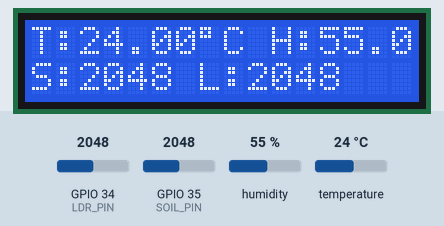
The sketch below on a simulated ESP32. On the bench: 16×2 character LCD. The test bench sets the inputs (shaded band); at power-on: humidity 55 %, GPIO 34 (LDR_PIN) = 2048, GPIO 35 (SOIL_PIN) = 2048, temperature 24 °C. What the sketch prints to the serial monitor is not drawn.

Above: at 3.2 s.
3.3 s: humidity set to 22 %
At 4.4 s:
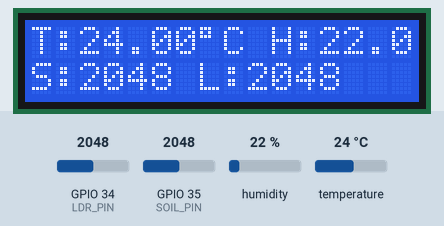
6.0 s: GPIO 34 (LDR_PIN) set to 2866
At 7.4 s:
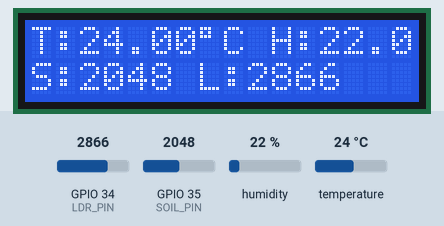
8.7 s: GPIO 35 (SOIL_PIN) set to 2866
At 10.9 s:
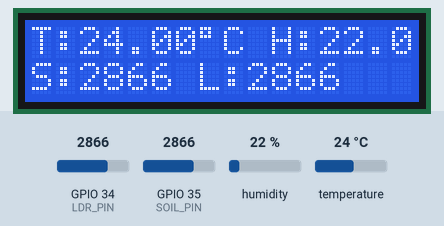
11.7 s: temperature set to 12 °C
At 12.7 s:
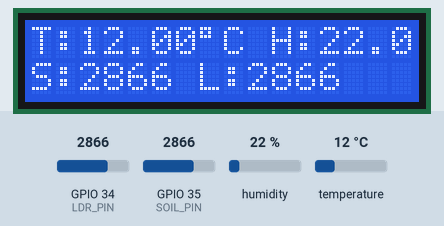
14.4 s: GPIO 34 (LDR_PIN) set to 3972
At 17.4 s:
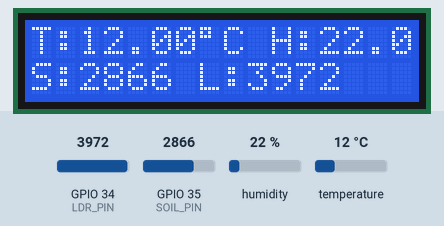
17.8 s: GPIO 35 (SOIL_PIN) set to 3972
At 19.1 s:
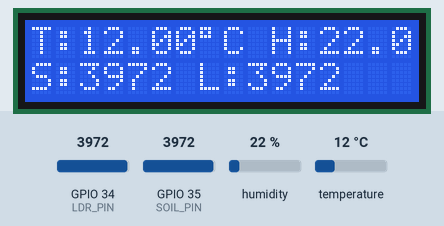
Timing chart, 0 to 20.8 s (numbered marks = the images above; inputs shaded):
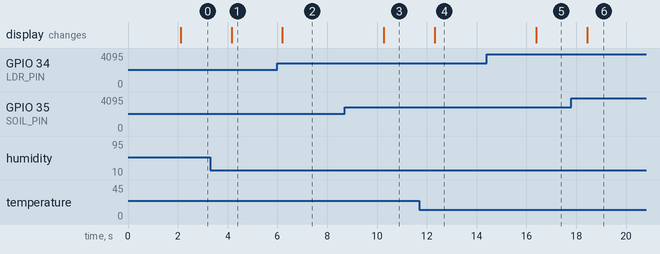

Measured:
- after the input at 3.3 s, the display: changes after 0.86 s (image 1)
- after the input at 6.0 s, the display: changes after 0.20 s (image 2)
- after the input at 8.7 s, the display: changes after 1.6 s (image 3)
- after the input at 11.7 s, the display: changes after 0.62 s (image 4)
- after the input at 14.4 s, the display: changes after 2.0 s (image 5)
- after the input at 17.8 s, the display: changes after 0.63 s (image 6)

The sketch:

allSensors.ino
```cpp
#include <Wire.h>
#include <LiquidCrystal_I2C.h>
#include <DHT.h>

// LCD
LiquidCrystal_I2C lcd(0x27, 16, 2);

// DHT22
#define DHTPIN 4
#define DHTTYPE DHT22
DHT dht(DHTPIN, DHTTYPE);

// LDR
#define LDR_PIN 34

// Soil Sensor
#define SOIL_PIN 35

void setup() {
  Serial.begin(115200);

  Wire.begin(21, 22);
  lcd.init();
  lcd.backlight();

  dht.begin();

  lcd.setCursor(0,0);
  lcd.print("System Starting");
  delay(2000);
  lcd.clear();
}

void loop() {
  float temp = dht.readTemperature();
  float hum = dht.readHumidity();
  int light = analogRead(LDR_PIN);
  int soil = analogRead(SOIL_PIN);

  // Error check
  if (isnan(temp) || isnan(hum)) {
    lcd.setCursor(0,0);
    lcd.print("DHT Error      ");
    lcd.setCursor(0,1);
    lcd.print("Check Sensor   ");
    delay(2000);
    return;
  }

  // First line: Temp + Humidity
  lcd.setCursor(0,0);
  lcd.print("T:");
  lcd.print(temp);
  lcd.print((char)223);
  lcd.print("C ");

  lcd.print("H:");
  lcd.print(hum);
  lcd.print("% ");

  // Second line: Soil + Light
  lcd.setCursor(0,1);
  lcd.print("S:");
  lcd.print(soil);
  lcd.print(" L:");
  lcd.print(light);
  lcd.print("   ");

  // Serial output
  Serial.print("Temp: "); Serial.print(temp);
  Serial.print(" Hum: "); Serial.print(hum);
  Serial.print(" Soil: "); Serial.print(soil);
  Serial.print(" Light: "); Serial.println(light);

  delay(2000);
}
```
